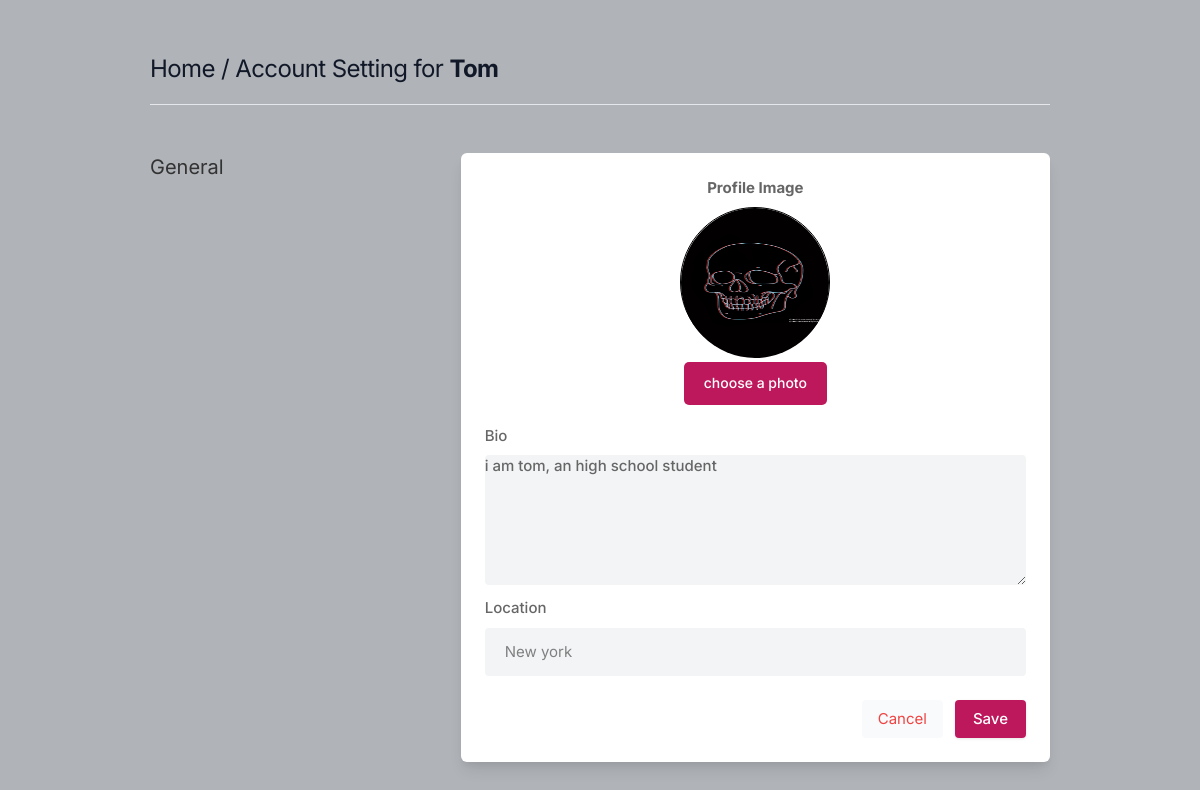
The app's page /setting/ (signed in) with its own data.
### core/models.py (models this page shows, shortened)
class Profile(models.Model):
    user = models.ForeignKey(user,on_delete=models.CASCADE)
    id_user = models.IntegerField()
    bio = models.TextField(blank=True)
    profileimage = models.ImageField(upload_to="profile_images",default="blank-profile-picture.png")
    location = models.CharField(max_length=100, blank=True)

### core/views.py (the view, shortened to what this page needs)
# urls.py: path('setting/', views.setting, name='setting'),
@login_required(login_url="signin")
def setting(request):
    user_profile = Profile.objects.get(user=request.user)
    myprofile = User.objects.all().values()
    context = {
        "user": myprofile,
        "user_profile": user_profile,
    }
    return render(request,"setting.html",context)

### core/templates/setting.html (shortened to what this page needs)
{% load static %}
<!DOCTYPE html>
<html lang="en">
<head>
    <link rel="stylesheet" href="{% static 'assets/css/icons.css' %}">
    <link rel="stylesheet" href="{% static 'assets/css/uikit.css' %}">
    <link rel="stylesheet" href="{% static 'assets/css/style.css' %}">
    <link rel="stylesheet" href="{% static 'assets/css/tailwind.css' %}">
</head>
<body>
    <div class="container m-auto">
        <h1 class="text-2xl leading-none text-gray-900 tracking-tight mt-3"><a href="/">Home</a> / Account Setting for
            <b>{{request.user}}</b>
        </h1>
        <br>
        <hr>
        <div class="grid lg:grid-cols-3 mt-12 gap-8">
            <div>
                <h3 class="text-xl mb-2"> General</h3>
            </div>
            <div class="bg-white rounded-md lg:shadow-lg shadow col-span-2">
                <form action="" method="POST" enctype="multipart/form-data">
                    <div class="grid grid-cols-2 gap-3 lg:p-6 p-4">
                        <div class="col-span-2">
                            <label for="" class="center"> <b>Profile Image</b></label>
                            <div class="centering">
                                <div class="settings_profile">
                                    <img id="image-preview" src="{{user_profile.profileimage.url}}">
                                </div>
                                <label class="custom-file-upload">
                                    <span style="color: white;">choose a photo</span>
                                </label>
                            </div>
                        </div>
                        <div class="col-span-2">
                            <label for="about">Bio</label>
                            <textarea id="bio" name="bio" rows="3"
                                class="shadow-none bg-gray-100">{{user_profile.bio}}</textarea>
                        </div>
                        <div class="col-span-2">
                            <label for=""> Location</label>
                            <input type="text" name="location" value="{{user_profile.location}}"
                                class="shadow-none bg-gray-100">
                        </div>
                    </div>
                    <div class="bg-gray-10 p-6 pt-0 flex justify-end space-x-3">
                        <button class="p-2 px-4 rounded bg-gray-50 text-red-500"><a href="/">Cancel</a></button>
                        <button type="submit" class="button bg-blue-700"> Save </button>
                    </div>
                </form>
            </div>
            <br>
        </div>
    </div>
</body>
</html>

### core/static/assets/css/style.css (style rules this page uses)
body { background-color: #B0B3B8!important; }
button { vertical-align: middle; }
span.button, button.button { background-color: #be185d; top: 0; color: #fff; position: relative; padding: 8px 18px; line-height: 22px; position: relative; font-weight: 500; font-size: 15px; display: inline-block; -webkit-transition: all 0.2s ease-in-out; transition: all 0.2s ease-in-out; cursor: pointer; overflow: hidden; border: none; border-radius: 4px; -webkit-box-shadow: 0 1px 3px rgba(0, 0, 0, 0.1); box-shadow: 0 1px 3px rgba(0, 0, 0, 0.1); }
input { height: 48px; line-height: 48px; padding: 0 20px; outline: none; font-size: 15px; color: #808080; max-width: 100%; width: 100%; -webkit-box-sizing: border-box; box-sizing: border-box; display: block; font-weight: 400; opacity: 1; border-radius: 4px; border: none; -webkit-box-shadow: 0 1px 4px 0px rgba(0, 0, 0, 0.12); box-shadow: 0 1px 4px 0px rgba(0, 0, 0, 0.12); }
input[type="text"], input[type="password"], input[type="email"], input[type="number"] { height: 48px; line-height: 48px; padding: 0 20px; outline: none; font-size: 15px; color: #808080; max-width: 100%; width: 100%; -webkit-box-sizing: border-box; box-sizing: border-box; display: block; font-weight: 400; opacity: 1; border-radius: 4px; border: none; -webkit-box-shadow: 0 1px 4px 0px rgba(0, 0, 0, 0.12); box-shadow: 0 1px 4px 0px rgba(0, 0, 0, 0.12); }
textarea { height: 48px; line-height: 48px; padding: 0 20px; outline: none; font-size: 15px; color: #808080; margin: 0 0 16px 0; max-width: 100%; width: 100%; -webkit-box-sizing: border-box; box-sizing: border-box; display: block; background-color: #fff; font-weight: 500; opacity: 1; border-radius: 4px; border: none; -webkit-box-shadow: 0 1px 4px 0px rgba(0, 0, 0, 0.12); box-shadow: 0 1px 4px 0px rgba(0, 0, 0, 0.12); }
input { -webkit-transition: all 0.1s ease-in-out; transition: all 0.1s ease-in-out; }
::placeholder { color: #808080; opacity: 1; }
textarea { height: auto; line-height: 27px; padding: 20px; min-height: 130px; -webkit-transition: none !important; transition: none !important; min-width: 100%; }
label, legend { display: block; font-weight: bold; font-size: 15px; font-weight: 500; margin-bottom: 8px; }
label span, legend span { font-weight: 500; font-size: 14px; color: #444; }
button { border: none; margin: 0; padding: 0; width: auto; overflow: visible; background: transparent; color: inherit; font: inherit; line-height: normal; cursor: pointer; }
a { color: #be185d; -webkit-transition: 0.3s; transition: 0.3s; outline: none !important; }
button { outline: none !important; }
img { max-width: 100%; }
body { color: #666; font-size: 15px; line-height: 27px; background-color: #f0f2f5; font-family: "Inter", sans-serif; text-transform: none; }
h1, h2, h3, h4, h5, h6 { font-family: "Inter", sans-serif; text-transform: none; }
input[type="text"], input[type="password"], input[type="email"] { font-family: "Inter", sans-serif; text-transform: none; }
textarea, select { font-family: "Inter", sans-serif; text-transform: none; }
button, body .pac-container { font-family: "Inter", sans-serif; text-transform: none; }
h1, h2, h3, h4, h5, h6 { color: #333; font-weight: 500; margin: 0; padding: 0; }
h1 { font-size: 32px; }
h3 { font-size: 22px; }
b, strong { font-weight: 700 !important; }
@media (min-width: 1024px) { .container { max-width: 900px !important; padding-top: 45px; } }
.shadow-none { -webkit-box-shadow: none !important; box-shadow: none !important; }

### core/templates/setting.html (style rules this page uses)
.custom-file-upload { display: inline-block; padding: 10px 20px; margin-top: 5px; cursor: pointer; background-color: #BE185D; color: white; border: none; border-radius: 5px; transition: background-color 0.3s ease-in-out; }
.settings_profile { width: 150px; height: 150px; border-radius: 50%; border: 1px solid black; }
.settings_profile img { width: 150px; height: 150px; border-radius: 50%; display: flex; align-items: center; justify-content: center }
.center { text-align: center; }
.centering { display: flex; justify-content: center; align-items: center; flex-direction: column; }

### records on screen
Profile: profileimage (picture), bio "i am tom, an high school student", location "New york"

### other values on screen
{{ request.user }} "Tom"
